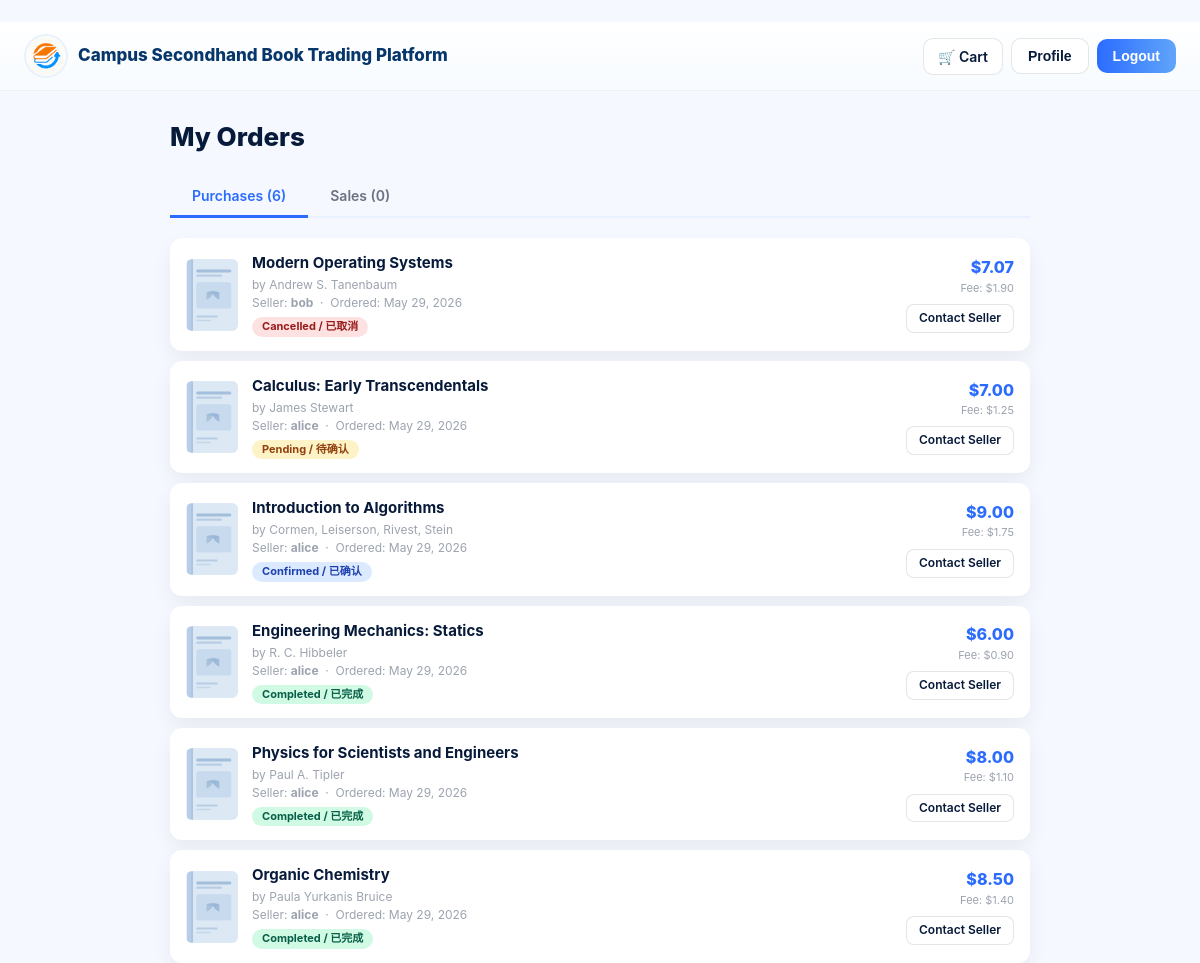
Screenshot of /orders/ (signed in) with the database file from the repository.
### books/models.py (models this page shows, shortened)
class Order(models.Model):
    STATUS_CHOICES = [
        ('pending', 'Pending / 待确认'),
        ('confirmed', 'Confirmed / 已确认'),
        ('completed', 'Completed / 已完成'),
        ('cancelled', 'Cancelled / 已取消'),
    ]
    book = models.ForeignKey(Book, on_delete=models.CASCADE, related_name='orders')
    buyer = models.ForeignKey(User, on_delete=models.CASCADE, related_name='orders_bought')
    seller = models.ForeignKey(User, on_delete=models.CASCADE, related_name='orders_sold')
    status = models.CharField(max_length=10, choices=STATUS_CHOICES, default='pending')
    message = models.TextField(blank=True)
    platform_fee = models.DecimalField(
        max_digits=8, decimal_places=2, default=0,
        verbose_name='Platform Fee (5%) / 平台服务费'
    )
    created_at = models.DateTimeField(auto_now_add=True)
    updated_at = models.DateTimeField(auto_now=True)

class Book(models.Model):
    CONDITION_CHOICES = [
        ('like_new', 'Like New (98%)'),
        ('good', 'Good (85%)'),
        ('used', 'Used (70%)'),
    ]
    CATEGORY_CHOICES = [
        ('arts', 'Arts & Humanities'),
        ('business', 'Business & Management'),
        ('cs', 'Computer Science & IT'),
        ('math', 'Mathematics & Statistics'),
        ('engineering', 'Engineering'),
        ('education', 'Education'),
        ('social', 'Social Sciences'),
        ('natural', 'Natural Sciences'),
        ('health', 'Health & Medicine'),
        ('other', 'Other'),
    ]
    GRADE_CHOICES = [
        ('elem', 'Elementary School'),
        ('middle', 'Middle School'),
        ('hs', 'High School'),
        ('1', 'Freshman (Year 1)'),
        ('2', 'Sophomore (Year 2)'),
        ('3', 'Junior (Year 3)'),
        ('4', 'Senior (Year 4)'),
        ('ms1', "Master's Year 1"),
        ('ms2', "Master's Year 2"),
        ('ms3', "Master's Year 3"),
        ('phd1', 'PhD Year 1'),
        ('phd2', 'PhD Year 2'),
        ('phd3', 'PhD Year 3'),
        ('phd4', 'PhD Year 4'),
        ('phd5', 'PhD Year 5+'),
    ]
    title = models.CharField(max_length=300, verbose_name='Book Title / 书名')
    author = models.CharField(max_length=200, verbose_name='Author / 作者')
    price = models.DecimalField(
        max_digits=8, decimal_places=2, null=True, blank=True,
        verbose_name='Price / 价格'
    )
    description = models.TextField(blank=True, verbose_name='Description / 描述')
    cover = models.ImageField(
        upload_to='covers/', blank=True, null=True,
        verbose_name='Cover Image / 封面图'
    )
    university = models.ForeignKey(
        University, on_delete=models.SET_NULL, null=True, blank=True,
        related_name='books', verbose_name='University / 学校'
    )
    college = models.CharField(max_length=200, blank=True, verbose_name='College / Faculty / 学院')
    program = models.CharField(max_length=200, blank=True, verbose_name='Major / Program / 专业')
    grade = models.CharField(
        max_length=10, choices=GRADE_CHOICES, blank=True,
        verbose_name='Grade Level / 年级'
    )
    course = models.CharField(max_length=200, blank=True, verbose_name='Course / 课程')
    category = models.CharField(
        max_length=20, choices=CATEGORY_CHOICES, blank=True,
        verbose_name='Category / 分类'
    )
    condition = models.CharField(
        max_length=10, choices=CONDITION_CHOICES, default='good',
        verbose_name='Condition / 成色'
    )
    year_published = models.IntegerField(
        null=True, blank=True, verbose_name='Year Published / 出版年份'
    )
    seller = models.ForeignKey(
        User, on_delete=models.CASCADE, related_name='books',
        verbose_name='Seller / 卖家'
    )
    created_at = models.DateTimeField(auto_now_add=True, verbose_name='Listed At / 上架时间')
    is_sold = models.BooleanField(default=False, verbose_name='Is Sold / 已售')
    class Meta:
        ordering = ['-created_at']
        verbose_name = 'Book / 书籍'
        verbose_name_plural = 'Books / 书籍列表'

### books/views.py (the view)
# urls.py: path('orders/', views.orders_view, name='orders'),
@login_required
def orders_view(request):
    purchases = (
        Order.objects.filter(buyer=request.user)
                     .select_related('book', 'book__university', 'seller')
                     .order_by('-created_at')
    )
    sales = (
        Order.objects.filter(seller=request.user)
                     .select_related('book', 'book__university', 'buyer')
                     .order_by('-created_at')
    )
    return render(request, 'orders.html', {
        'purchases': purchases,
        'sales': sales,
        'cart_count': len(request.session.get('cart', [])),
    })

### templates/orders.html (shortened to what this page needs)
﻿{% load static %}
<!DOCTYPE html>
<html lang="en">
<head>
  <link rel="stylesheet" href="{% static 'css/base.css' %}">
</head>
<body>
<header class="header">
  <div class="header-left">
    <a href="{% url 'books:home' %}" style="text-decoration:none;display:flex;align-items:center;gap:10px;">
      <img src="{% static 'img/logo.png' %}" class="logo" alt="Logo">
      <span class="site-title">Campus Secondhand Book Trading Platform</span>
    </a>
  </div>
  <div class="header-right">
    <a href="{% url 'books:cart' %}" class="cart-btn">
      🛒 Cart
    </a>
    <button class="btn-outline" onclick="location.href='{% url 'users:profile' %}'">Profile</button>
    <form method="post" action="{% url 'users:logout' %}" style="display:inline;">
      <button type="submit" class="btn-solid">Logout</button>
    </form>
  </div>
</header>
<div class="orders-page">
  <h1 style="font-size:26px;font-weight:800;color:#071a3a;margin-bottom:20px;">My Orders</h1>
  <div class="tab-bar">
    <a class="tab active" href="#" onclick="switchTab('purchases',this);return false;">
      Purchases ({{ purchases|length }})
    </a>
    <a class="tab" href="#" onclick="switchTab('sales',this);return false;">
      Sales ({{ sales|length }})
    </a>
  </div>
  <div class="tab-pane active" id="tab-purchases">
    {% if purchases %}
      {% for order in purchases %}
      <div class="order-card">
        {% if order.book.cover %}
        <div class="order-cover" style="background:url('{{ order.book.cover.url }}') center/cover;"></div>
        {% else %}
        <div class="order-cover"></div>
        {% endif %}
        <div class="order-info">
          <div class="order-title">
            <a href="{% url 'books:detail' order.book.pk %}"
               style="color:#071a3a;text-decoration:none;">{{ order.book.title }}</a>
          </div>
          <div class="order-meta">
            by {{ order.book.author }}<br>
            Seller: <strong>{{ order.seller.get_full_name|default:order.seller.username }}</strong>
            &nbsp;·&nbsp; Ordered: {{ order.created_at|date:"M j, Y" }}
          </div>
          <div style="margin-top:5px;">
            <span class="status-badge status-{{ order.status }}">{{ order.get_status_display }}</span>
          </div>
        </div>
        <div style="text-align:right;">
          <div class="order-price">
            {% if order.book.price %}${{ order.book.price }}{% else %}<span style="color:#10b981;">Free</span>{% endif %}
          </div>
          {% if order.platform_fee %}
          <div style="font-size:11px;color:#9ca3af;margin-top:2px;">Fee: ${{ order.platform_fee }}</div>
          {% endif %}
          <a href="{% url 'books:chat_user' order.seller.pk %}?book={{ order.book.pk }}"
             class="btn-outline"
             style="display:inline-block;margin-top:8px;padding:5px 12px;font-size:12px;text-decoration:none;border-radius:8px;">
            Contact Seller
          </a>
        </div>
      </div>
      {% endfor %}
    {% endif %}
  </div>
</div>
</body>
</html>

### static/css/base.css (style rules this page uses)
:root { --bg: #f5f8ff; --card: #ffffff; --muted: #6b7280; --accent: #2b6cff; --accent-2: #60a5fa; --btn: #ffd44d; --btn-text: #1f3a93; --radius: 12px; --shadow: 0 8px 20px rgba(2, 6, 23, 0.06); font-family: Inter, "Helvetica Neue", Arial, sans-serif; }
* { box-sizing: border-box; margin: 0; padding: 0; }
html, body { height: 100%; }
body { background: var(--bg); color: #0f172a; font-size: 16px; line-height: 1.4; }
.header, .site-header { display: flex; align-items: center; justify-content: space-between; padding: 12px 24px; background: linear-gradient(180deg, #fff, #f7fbff); border-bottom: 1px solid rgba(0, 0, 0, 0.06); position: sticky; top: 0; z-index: 50; gap: 12px; }
.header-left { display: flex; align-items: center; gap: 12px; }
.header-right { display: flex; align-items: center; gap: 8px; }
.logo { width: 44px; height: 44px; object-fit: cover; border-radius: 50%; border: 2px solid #e8f1ff; flex-shrink: 0; }
.site-title { font-size: 17px; font-weight: 800; color: #07366b; white-space: nowrap; }
.btn-solid { background: linear-gradient(90deg, var(--accent), var(--accent-2)); color: white; padding: 9px 16px; border-radius: 10px; border: none; cursor: pointer; font-weight: 700; font-size: 14px; }
.btn-outline { background: white; border: 1.5px solid rgba(0, 0, 0, 0.1); padding: 9px 16px; border-radius: 10px; cursor: pointer; font-weight: 600; font-size: 14px; color: #071a3a; }
.cart-btn { position: relative; display: inline-flex; align-items: center; gap: 5px; background: white; border: 1.5px solid rgba(0,0,0,0.1); padding: 8px 14px; border-radius: 10px; cursor: pointer; font-size: 14px; font-weight: 600; color: #071a3a; text-decoration: none; }

### rows the page displays
Order: book "Modern Operating Systems", book.author "Andrew S. Tanenbaum", seller.get_full_name "bob", created_at "May 29, 2026", status "Cancelled / 已取消", book.price "7.07", platform_fee "1.90"
Order: book "Calculus: Early Transcendentals", book.author "James Stewart", seller.get_full_name "alice", created_at "May 29, 2026", status "Pending / 待确认", book.price "7.00", platform_fee "1.25"
Order: book "Introduction to Algorithms", book.author "Cormen, Leiserson, Rivest, Stein", seller.get_full_name "alice", created_at "May 29, 2026", status "Confirmed / 已确认", book.price "9.00", platform_fee "1.75"
Order: book "Engineering Mechanics: Statics", book.author "R. C. Hibbeler", seller.get_full_name "alice", created_at "May 29, 2026", status "Completed / 已完成", book.price "6.00", platform_fee "0.90"
Order: book "Physics for Scientists and Engineers", book.author "Paul A. Tipler", seller.get_full_name "alice", created_at "May 29, 2026", status "Completed / 已完成", book.price "8.00", platform_fee "1.10"
Order: book "Organic Chemistry", book.author "Paula Yurkanis Bruice", seller.get_full_name "alice", created_at "May 29, 2026", status "Completed / 已完成", book.price "8.50", platform_fee "1.40"

### other values shown
{{ purchases|length }} "6"
{{ sales|length }} "0"
